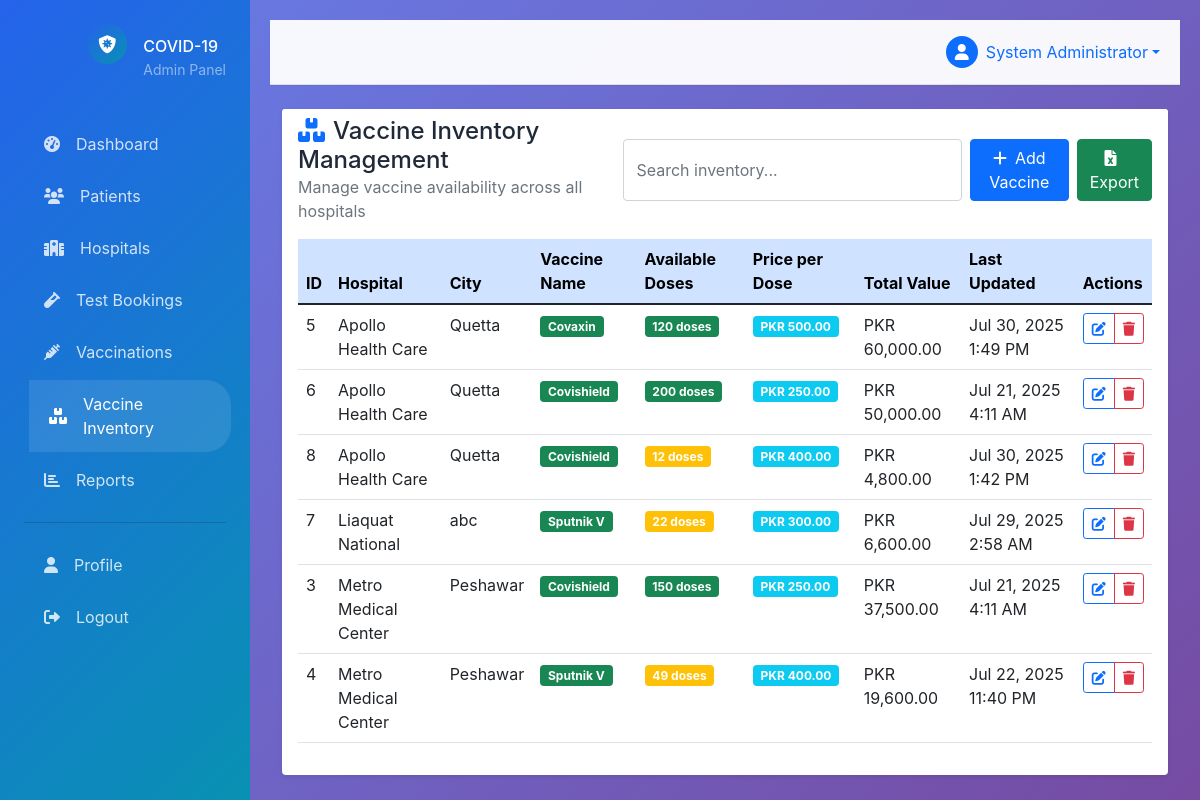
Page /admin/vaccine-inventory.php (signed in) on the earlier database version.
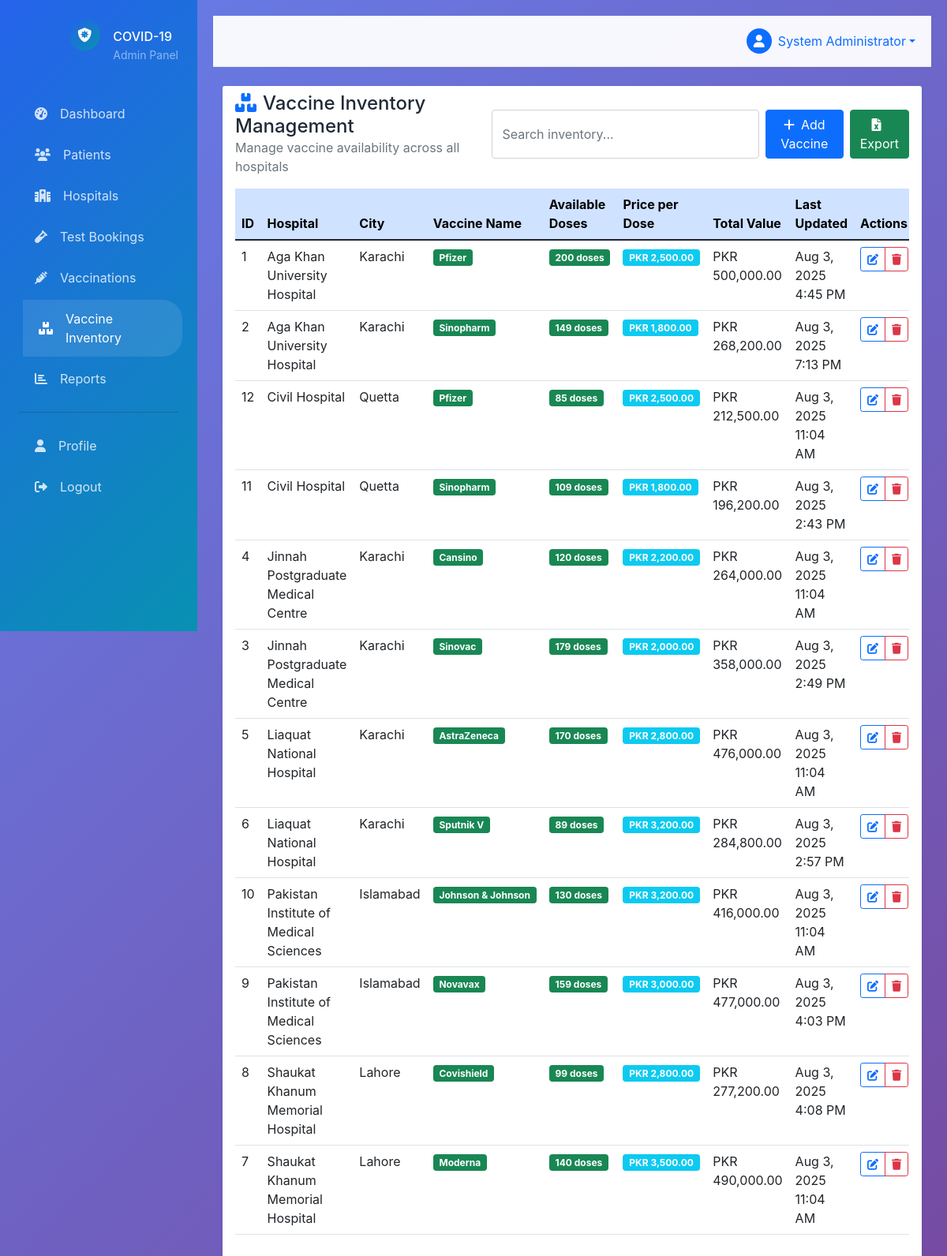
Same page on the later database version.
### tables this page shows
CREATE TABLE `vaccine_inventory` (
  `id` int(11) NOT NULL,
  `hospital_id` int(11) NOT NULL,
  `vaccine_name` varchar(100) NOT NULL,
  `available_doses` int(11) DEFAULT 0,
  `price` decimal(10,2) DEFAULT 0.00,
  `updated_at` timestamp NOT NULL DEFAULT current_timestamp() ON UPDATE current_timestamp()
);

CREATE TABLE `hospitals` (
  `id` int(11) NOT NULL,
  `hospital_name` varchar(200) NOT NULL,
  `email` varchar(100) NOT NULL,
  `password` varchar(255) NOT NULL,
  `phone` varchar(20) NOT NULL,
  `address` text NOT NULL,
  `city` varchar(100) NOT NULL,
  `state` varchar(100) NOT NULL,
  `pincode` varchar(10) NOT NULL,
  `license_number` varchar(100) NOT NULL,
  `status` enum('pending','approved','rejected') DEFAULT 'pending',
  `test_available` tinyint(1) DEFAULT 1,
  `vaccine_available` tinyint(1) DEFAULT 1,
  `created_at` timestamp NOT NULL DEFAULT current_timestamp()
);

### config/database.php (called while the page is built, shortened)
<?php
class Database {
    private $host = DB_HOST;
    private $user = DB_USER;
    private $pass = DB_PASS;
    private $dbname = DB_NAME;
    private $dbh;
    private $stmt;
    public function __construct() {
        $dsn = 'mysql:host=' . $this->host . ';dbname=' . $this->dbname . ';charset=utf8mb4';
        $options = array(
            PDO::ATTR_PERSISTENT => true,
            PDO::ATTR_ERRMODE => PDO::ERRMODE_EXCEPTION
        );
        try {
            $this->dbh = new PDO($dsn, $this->user, $this->pass, $options);
        } catch (PDOException $e) {
            $this->error = $e->getMessage();
            die("Database Connection Failed: " . $this->error);
        }
    }
    public function query($query) {
        $this->stmt = $this->dbh->prepare($query);
    }
    public function execute() {
        return $this->stmt->execute();
    }
    public function resultset() {
        $this->execute();
        return $this->stmt->fetchAll(PDO::FETCH_ASSOC);
    }
}
?>

### includes/functions.php (called while the page is built, shortened)
<?php
require_once '../config/database.php';
function formatDateTime($dateString) {
    return date('M j, Y g:i A', strtotime($dateString));
}
?>

### admin/vaccine-inventory.php (the view, shortened to what the changed rows need)
<?php
require_once '../includes/functions.php';
$db = new Database();
$db->query("SELECT vi.*, h.hospital_name, h.city
            FROM vaccine_inventory vi
            JOIN hospitals h ON vi.hospital_id = h.id
            ORDER BY h.hospital_name, vi.vaccine_name");
$inventory = $db->resultset();
?>
<!DOCTYPE html>
<html lang="en">
<head>
    <link href="https://cdn.jsdelivr.net/npm/bootstrap@5.1.3/dist/css/bootstrap.min.css" rel="stylesheet">
    <link href="https://cdnjs.cloudflare.com/ajax/libs/font-awesome/6.0.0/css/all.min.css" rel="stylesheet">
    <link href="../assets/css/style.css" rel="stylesheet">
</head>
<body>
    <div class="main-content">
        <div class="container-fluid">
            <div class="row">
                <div class="col-12">
                    <div class="card border-0 shadow-sm">
                        <div class="card-body">
                            <div class="table-responsive">
                                <table class="table table-hover" id="inventoryTable">
                                    <thead class="table-primary">
                                        <tr>
                                            <th>ID</th>
                                            <th>Hospital</th>
                                            <th>City</th>
                                            <th>Vaccine Name</th>
                                            <th>Available Doses</th>
                                            <th>Price per Dose</th>
                                            <th>Total Value</th>
                                            <th>Last Updated</th>
                                            <th>Actions</th>
                                        </tr>
                                    </thead>
                                    <tbody>
                                        <?php foreach ($inventory as $item): ?>
                                            <tr>
                                                <td><?php echo $item['id']; ?></td>
                                                <td><?php echo htmlspecialchars($item['hospital_name']); ?></td>
                                                <td><?php echo htmlspecialchars($item['city']); ?></td>
                                                <td>
                                                    <span class="badge bg-success"><?php echo $item['vaccine_name']; ?></span>
                                                </td>
                                                <td>
                                                    <span class="badge bg-<?php echo $item['available_doses'] > 50 ? 'success' : ($item['available_doses'] > 10 ? 'warning' : 'danger'); ?>">
                                                        <?php echo $item['available_doses']; ?> doses
                                                    </span>
                                                </td>
                                                <td><span class="badge bg-info">PKR <?php echo number_format($item['price'], 2); ?></span></td>
                                                <td>PKR <?php echo number_format($item['available_doses'] * $item['price'], 2); ?></td>
                                                <td><?php echo formatDateTime($item['updated_at']); ?></td>
                                                <td>
                                                    <div class="btn-group" role="group">
                                                        <button type="button" class="btn btn-sm btn-outline-primary" onclick="editInventory(<?php echo htmlspecialchars(json_encode($item)); ?>)">
                                                            <i class="fas fa-edit"></i>
                                                        </button>
                                                        <button type="button" class="btn btn-sm btn-outline-danger" onclick="deleteInventory(<?php echo $item['id']; ?>)">
                                                            <i class="fas fa-trash"></i>
                                                        </button>
                                                    </div>
                                                </td>
                                            </tr>
                                        <?php endforeach; ?>
                                    </tbody>
                                </table>
                            </div>
                        </div>
                    </div>
                </div>
            </div>
        </div>
    </div>
</body>
</html>

Differences in the rows shown:
added vaccine_inventory: id "1", hospital.hospital_name "Aga Khan University Hospital", hospital.city "Karachi", vaccine_name "Pfizer", available_doses "200", price "2,500.00", $item['available_doses'] * $item['price'] "500,000.00", updated_at "Aug 3, 2025 4:45 PM"
added vaccine_inventory: id "2", hospital.hospital_name "Aga Khan University Hospital", hospital.city "Karachi", vaccine_name "Sinopharm", available_doses "149", price "1,800.00", $item['available_doses'] * $item['price'] "268,200.00", updated_at "Aug 3, 2025 7:13 PM"
added vaccine_inventory: id "12", hospital.hospital_name "Civil Hospital", hospital.city "Quetta", vaccine_name "Pfizer", available_doses "85", price "2,500.00", $item['available_doses'] * $item['price'] "212,500.00", updated_at "Aug 3, 2025 11:04 AM"
added vaccine_inventory: id "11", hospital.hospital_name "Civil Hospital", hospital.city "Quetta", vaccine_name "Sinopharm", available_doses "109", price "1,800.00", $item['available_doses'] * $item['price'] "196,200.00", updated_at "Aug 3, 2025 2:43 PM"
changed vaccine_inventory id 4: hospital.hospital_name "Metro Medical Center" → "Jinnah Postgraduate Medical Centre"; hospital.city "Peshawar" → "Karachi"; vaccine_name "Sputnik V" → "Cansino"; available_doses "49" → "120"; price "400.00" → "2,200.00"; $item['available_doses'] * $item['price'] "19,600.00" → "264,000.00"; updated_at "Jul 22, 2025 11:40 PM" → "Aug 3, 2025 11:04 AM"; moves up the list
changed vaccine_inventory id 3: hospital.hospital_name "Metro Medical Center" → "Jinnah Postgraduate Medical Centre"; hospital.city "Peshawar" → "Karachi"; vaccine_name "Covishield" → "Sinovac"; available_doses "150" → "179"; price "250.00" → "2,000.00"; $item['available_doses'] * $item['price'] "37,500.00" → "358,000.00"; updated_at "Jul 21, 2025 4:11 AM" → "Aug 3, 2025 2:49 PM"; moves up the list
changed vaccine_inventory id 5: hospital.hospital_name "Apollo Health Care" → "Liaquat National Hospital"; hospital.city "Quetta" → "Karachi"; vaccine_name "Covaxin" → "AstraZeneca"; available_doses "120" → "170"; price "500.00" → "2,800.00"; $item['available_doses'] * $item['price'] "60,000.00" → "476,000.00"; updated_at "Jul 30, 2025 1:49 PM" → "Aug 3, 2025 11:04 AM"
changed vaccine_inventory id 6: hospital.hospital_name "Apollo Health Care" → "Liaquat National Hospital"; hospital.city "Quetta" → "Karachi"; vaccine_name "Covishield" → "Sputnik V"; available_doses "200" → "89"; price "250.00" → "3,200.00"; $item['available_doses'] * $item['price'] "50,000.00" → "284,800.00"; updated_at "Jul 21, 2025 4:11 AM" → "Aug 3, 2025 2:57 PM"
added vaccine_inventory: id "10", hospital.hospital_name "Pakistan Institute of Medical Sciences", hospital.city "Islamabad", vaccine_name "Johnson & Johnson", available_doses "130", price "3,200.00", $item['available_doses'] * $item['price'] "416,000.00", updated_at "Aug 3, 2025 11:04 AM"
added vaccine_inventory: id "9", hospital.hospital_name "Pakistan Institute of Medical Sciences", hospital.city "Islamabad", vaccine_name "Novavax", available_doses "159", price "3,000.00", $item['available_doses'] * $item['price'] "477,000.00", updated_at "Aug 3, 2025 4:03 PM"
changed vaccine_inventory "Covishield": hospital.hospital_name "Apollo Health Care" → "Shaukat Khanum Memorial Hospital"; hospital.city "Quetta" → "Lahore"; available_doses "12" → "99"; price "400.00" → "2,800.00"; $item['available_doses'] * $item['price'] "4,800.00" → "277,200.00"; updated_at "Jul 30, 2025 1:42 PM" → "Aug 3, 2025 4:08 PM"
changed vaccine_inventory id 7: hospital.hospital_name "Liaquat National" → "Shaukat Khanum Memorial Hospital"; hospital.city "abc" → "Lahore"; vaccine_name "Sputnik V" → "Moderna"; available_doses "22" → "140"; price "300.00" → "3,500.00"; $item['available_doses'] * $item['price'] "6,600.00" → "490,000.00"; updated_at "Jul 29, 2025 2:58 AM" → "Aug 3, 2025 11:04 AM"
